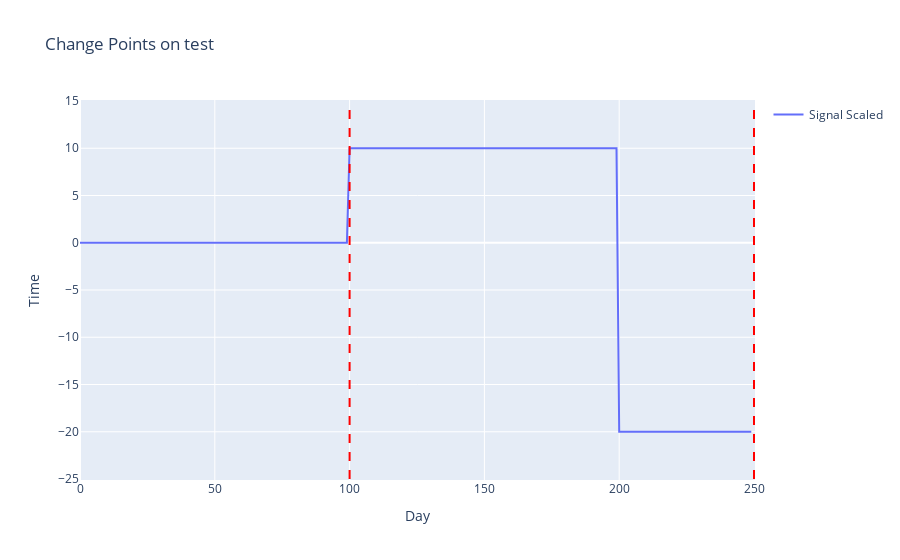

This figure's notebook cell:
### Code cell
anomaly.test(penalty = 219, minSize = 100)

### Figure 1 — Plotly figure (JSON) as saved in the notebook; plotly's stock layout.template omitted (floating-point values rounded to 4 significant figures; data arrays with more than 128 entries replaced by an {"elided": "..."} marker saying what was removed)
{"data": [{"mode": "lines", "name": "Signal Scaled", "type": "scatter", "x": {"elided": "250 int values"}, "y": {"elided": "250 int values"}}], "layout": {"shapes": [{"line": {"color": "red", "dash": "dash", "width": 2}, "type": "line", "x0": 100, "x1": 100, "y0": -25, "y1": 15}, {"line": {"color": "red", "dash": "dash", "width": 2}, "type": "line", "x0": 250, "x1": 250, "y0": -25, "y1": 15}], "showlegend": true, "title": {"text": "Change Points on test"}, "xaxis": {"title": {"text": "Day"}}, "yaxis": {"title": {"text": "Time"}}}}
